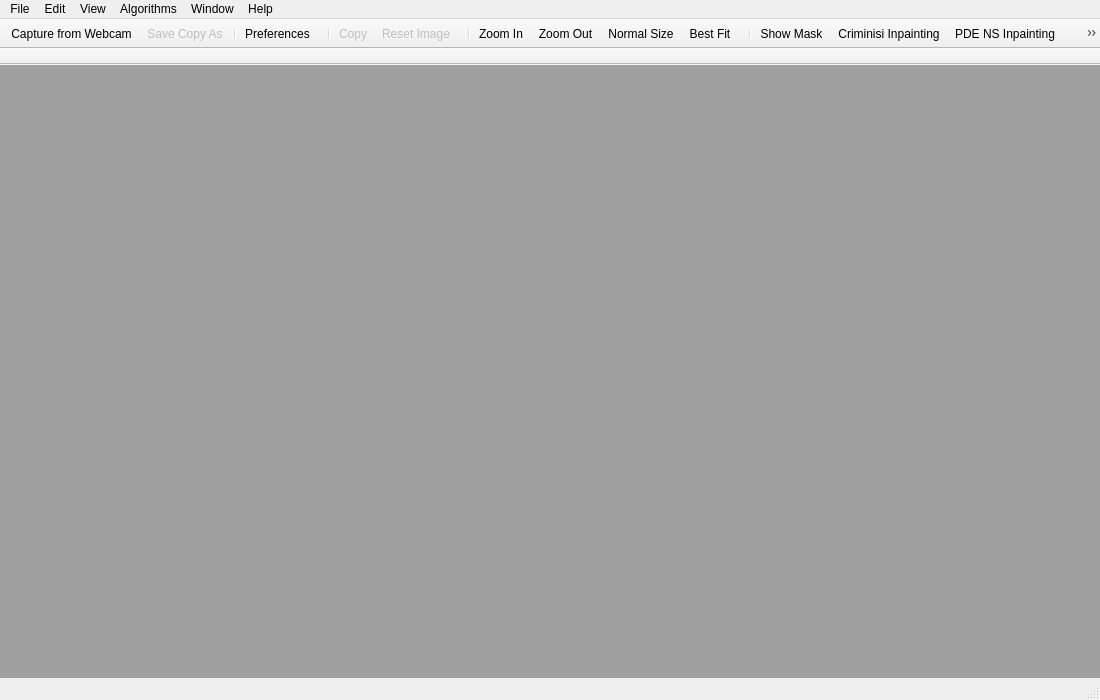
<?xml version="1.0" encoding="UTF-8"?>
<ui version="4.0">
 <author>Antonio Redondo. University Of Extremadura student, Spain.</author>
 <class>windowMain</class>
 <widget class="QMainWindow" name="windowMain">
  <property name="geometry">
   <rect>
    <x>0</x>
    <y>0</y>
    <width>1100</width>
    <height>700</height>
   </rect>
  </property>
  <property name="windowTitle">
   <string>Image Inpainting</string>
  </property>
  <property name="windowIcon">
   <iconset>
    <normaloff>icons/IFDicon.png</normaloff>icons/IFDicon.png</iconset>
  </property>
  <property name="iconSize">
   <size>
    <width>32</width>
    <height>32</height>
   </size>
  </property>
  <widget class="QWidget" name="centralwidget">
   <layout class="QVBoxLayout" name="verticalLayout">
    <property name="leftMargin">
     <number>0</number>
    </property>
    <property name="topMargin">
     <number>0</number>
    </property>
    <property name="rightMargin">
     <number>0</number>
    </property>
    <property name="bottomMargin">
     <number>0</number>
    </property>
    <item>
     <widget class="QMdiArea" name="uiMdiArea">
      <property name="activationOrder">
       <enum>QMdiArea::ActivationHistoryOrder</enum>
      </property>
     </widget>
    </item>
   </layout>
  </widget>
  <widget class="QMenuBar" name="menubar">
   <property name="geometry">
    <rect>
     <x>0</x>
     <y>0</y>
     <width>1100</width>
     <height>23</height>
    </rect>
   </property>
   <property name="nativeMenuBar">
    <bool>true</bool>
   </property>
   <widget class="QMenu" name="uiMenuFile">
    <property name="title">
     <string>File</string>
    </property>
    <addaction name="uiActionOpen"/>
    <addaction name="uiActionCaptureWebcam"/>
    <addaction name="uiActionSaveCopyAs"/>
    <addaction name="separator"/>
    <addaction name="uiActionPreferences"/>
    <addaction name="separator"/>
   </widget>
   <widget class="QMenu" name="uiMenuWindow">
    <property name="title">
     <string>Window</string>
    </property>
    <addaction name="uiActionTile"/>
    <addaction name="uiActionCascade"/>
    <addaction name="separator"/>
    <addaction name="uiActionNext"/>
    <addaction name="uiActionPrevious"/>
    <addaction name="separator"/>
    <addaction name="uiActionDuplicate"/>
    <addaction name="separator"/>
    <addaction name="uiActionClose"/>
    <addaction name="uiActionCloseAll"/>
   </widget>
   <widget class="QMenu" name="menuAbout">
    <property name="title">
     <string>Help</string>
    </property>
    <addaction name="uiActionWebsite"/>
    <addaction name="uiActionAbout"/>
   </widget>
   <widget class="QMenu" name="menuEdit">
    <property name="title">
     <string>Edit</string>
    </property>
    <addaction name="uiActionCopy"/>
    <addaction name="uiActionResetImage"/>
   </widget>
   <widget class="QMenu" name="menuFeatures">
    <property name="title">
     <string>Algorithms</string>
    </property>
    <addaction name="uiActionHe"/>
    <addaction name="uiActionCriminisi"/>
    <addaction name="uiActionNs"/>
    <addaction name="uiActionTelea"/>
    <addaction name="separator"/>
    <addaction name="uiActionDo4"/>
   </widget>
   <widget class="QMenu" name="menuView">
    <property name="title">
     <string>View</string>
    </property>
    <addaction name="uiActionStartupDialog"/>
    <addaction name="separator"/>
    <addaction name="uiActionZoomIn"/>
    <addaction name="uiActionZoomOut"/>
    <addaction name="uiActionZoomOriginal"/>
    <addaction name="uiActionZoomBestFit"/>
   </widget>
   <addaction name="uiMenuFile"/>
   <addaction name="menuEdit"/>
   <addaction name="menuView"/>
   <addaction name="menuFeatures"/>
   <addaction name="uiMenuWindow"/>
   <addaction name="menuAbout"/>
  </widget>
  <widget class="QStatusBar" name="uiStatusBar">
   <property name="styleSheet">
    <string notr="true">QStatusBar::item { border: 0px solid black };</string>
   </property>
  </widget>
  <widget class="QToolBar" name="uiToolBarFile">
   <property name="windowTitle">
    <string>File Toolbar</string>
   </property>
   <property name="movable">
    <bool>false</bool>
   </property>
   <property name="iconSize">
    <size>
     <width>48</width>
     <height>48</height>
    </size>
   </property>
   <property name="floatable">
    <bool>false</bool>
   </property>
   <attribute name="toolBarArea">
    <enum>TopToolBarArea</enum>
   </attribute>
   <attribute name="toolBarBreak">
    <bool>false</bool>
   </attribute>
   <addaction name="uiActionCaptureWebcam"/>
   <addaction name="uiActionSaveCopyAs"/>
   <addaction name="separator"/>
   <addaction name="uiActionPreferences"/>
  </widget>
  <widget class="QToolBar" name="uiToolBarEdit">
   <property name="windowTitle">
    <string>Edit Toolbar</string>
   </property>
   <property name="movable">
    <bool>false</bool>
   </property>
   <property name="iconSize">
    <size>
     <width>48</width>
     <height>48</height>
    </size>
   </property>
   <property name="floatable">
    <bool>false</bool>
   </property>
   <attribute name="toolBarArea">
    <enum>TopToolBarArea</enum>
   </attribute>
   <attribute name="toolBarBreak">
    <bool>false</bool>
   </attribute>
   <addaction name="separator"/>
   <addaction name="uiActionCopy"/>
   <addaction name="uiActionResetImage"/>
  </widget>
  <widget class="QToolBar" name="uiToolBarZoom">
   <property name="windowTitle">
    <string>Zoom Toolbar</string>
   </property>
   <property name="movable">
    <bool>false</bool>
   </property>
   <property name="iconSize">
    <size>
     <width>48</width>
     <height>48</height>
    </size>
   </property>
   <property name="floatable">
    <bool>false</bool>
   </property>
   <attribute name="toolBarArea">
    <enum>TopToolBarArea</enum>
   </attribute>
   <attribute name="toolBarBreak">
    <bool>false</bool>
   </attribute>
   <addaction name="separator"/>
   <addaction name="uiActionZoomIn"/>
   <addaction name="uiActionZoomOut"/>
   <addaction name="uiActionZoomOriginal"/>
   <addaction name="uiActionZoomBestFit"/>
  </widget>
  <widget class="QToolBar" name="uiToolBarAlgos">
   <property name="windowTitle">
    <string>Features Toolbar</string>
   </property>
   <property name="movable">
    <bool>false</bool>
   </property>
   <property name="iconSize">
    <size>
     <width>48</width>
     <height>48</height>
    </size>
   </property>
   <property name="floatable">
    <bool>false</bool>
   </property>
   <attribute name="toolBarArea">
    <enum>TopToolBarArea</enum>
   </attribute>
   <attribute name="toolBarBreak">
    <bool>false</bool>
   </attribute>
   <addaction name="separator"/>
   <addaction name="uiActionHe"/>
   <addaction name="uiActionCriminisi"/>
   <addaction name="uiActionNs"/>
   <addaction name="uiActionTelea"/>
   <addaction name="separator"/>
   <addaction name="uiActionDo4"/>
   <addaction name="uiActionFastRT"/>
  </widget>
  <widget class="QToolBar" name="uiToolBarParameters">
   <property name="enabled">
    <bool>false</bool>
   </property>
   <property name="sizePolicy">
    <sizepolicy hsizetype="Expanding" vsizetype="Minimum">
     <horstretch>0</horstretch>
     <verstretch>0</verstretch>
    </sizepolicy>
   </property>
   <property name="windowTitle">
    <string>Parameters Toolbar</string>
   </property>
   <property name="movable">
    <bool>false</bool>
   </property>
   <property name="allowedAreas">
    <set>Qt::BottomToolBarArea|Qt::TopToolBarArea</set>
   </property>
   <property name="floatable">
    <bool>false</bool>
   </property>
   <attribute name="toolBarArea">
    <enum>TopToolBarArea</enum>
   </attribute>
   <attribute name="toolBarBreak">
    <bool>true</bool>
   </attribute>
  </widget>
  <action name="uiActionOpen">
   <property name="icon">
    <iconset resource="../icon_src.qrc">
     <normaloff>:/icons/fileopen.svg</normaloff>:/icons/fileopen.svg</iconset>
   </property>
   <property name="text">
    <string>Open...</string>
   </property>
   <property name="shortcut">
    <string>Ctrl+O</string>
   </property>
   <property name="iconVisibleInMenu">
    <bool>true</bool>
   </property>
  </action>
  <action name="uiActionSaveCopyAs">
   <property name="enabled">
    <bool>false</bool>
   </property>
   <property name="icon">
    <iconset resource="../icon_src.qrc">
     <normaloff>:/icons/document-save.svg</normaloff>:/icons/document-save.svg</iconset>
   </property>
   <property name="text">
    <string>Save Copy As...</string>
   </property>
   <property name="shortcut">
    <string>Ctrl+S</string>
   </property>
  </action>
  <action name="uiActionWebsite">
   <property name="icon">
    <iconset resource="../icon_src.qrc">
     <normaloff>:/icons/go-home.svg</normaloff>:/icons/go-home.svg</iconset>
   </property>
   <property name="text">
    <string>OpenCV</string>
   </property>
   <property name="toolTip">
    <string>OpenCV</string>
   </property>
  </action>
  <action name="uiActionAbout">
   <property name="icon">
    <iconset resource="../icon_src.qrc">
     <normaloff>:/icons/help-about.svg</normaloff>:/icons/help-about.svg</iconset>
   </property>
   <property name="text">
    <string>About...</string>
   </property>
  </action>
  <action name="uiActionCaptureWebcam">
   <property name="icon">
    <iconset resource="../icon_src.qrc">
     <normaloff>:/icons/camera-video-symbolic.svg</normaloff>:/icons/camera-video-symbolic.svg</iconset>
   </property>
   <property name="text">
    <string>Capture from Webcam...</string>
   </property>
   <property name="iconVisibleInMenu">
    <bool>true</bool>
   </property>
  </action>
  <action name="uiActionPreferences">
   <property name="icon">
    <iconset resource="../icon_src.qrc">
     <normaloff>:/icons/configure-shortcuts.svg</normaloff>:/icons/configure-shortcuts.svg</iconset>
   </property>
   <property name="text">
    <string>Preferences...</string>
   </property>
   <property name="shortcut">
    <string>Ctrl+Shift+X</string>
   </property>
  </action>
  <action name="uiActionClose">
   <property name="text">
    <string>Close</string>
   </property>
   <property name="shortcut">
    <string>Ctrl+W</string>
   </property>
   <property name="iconVisibleInMenu">
    <bool>true</bool>
   </property>
  </action>
  <action name="uiActionCascade">
   <property name="text">
    <string>Cascade</string>
   </property>
   <property name="shortcut">
    <string>Ctrl+Shift+T</string>
   </property>
  </action>
  <action name="uiActionTile">
   <property name="text">
    <string>Tile</string>
   </property>
   <property name="shortcut">
    <string>Ctrl+T</string>
   </property>
  </action>
  <action name="uiActionDuplicate">
   <property name="text">
    <string>Duplicate</string>
   </property>
   <property name="shortcut">
    <string>Ctrl+D</string>
   </property>
  </action>
  <action name="uiActionCloseAll">
   <property name="text">
    <string>Close All</string>
   </property>
   <property name="toolTip">
    <string>Close</string>
   </property>
   <property name="shortcut">
    <string>Ctrl+Shift+W</string>
   </property>
  </action>
  <action name="uiActionNs">
   <property name="checkable">
    <bool>true</bool>
   </property>
   <property name="icon">
    <iconset resource="../icon_src.qrc">
     <normaloff>:/icons/Ns.png</normaloff>:/icons/Ns.png</iconset>
   </property>
   <property name="text">
    <string>PDE NS Inpainting</string>
   </property>
  </action>
  <action name="uiActionTelea">
   <property name="checkable">
    <bool>true</bool>
   </property>
   <property name="icon">
    <iconset resource="../icon_src.qrc">
     <normaloff>:/icons/Telea.png</normaloff>:/icons/Telea.png</iconset>
   </property>
   <property name="text">
    <string>PDE Telea Inpainting</string>
   </property>
  </action>
  <action name="uiActionCriminisi">
   <property name="checkable">
    <bool>true</bool>
   </property>
   <property name="icon">
    <iconset resource="../icon_src.qrc">
     <normaloff>:/icons/Criminisi.png</normaloff>:/icons/Criminisi.png</iconset>
   </property>
   <property name="text">
    <string>Criminisi Inpainting</string>
   </property>
  </action>
  <action name="uiActionHe">
   <property name="checkable">
    <bool>true</bool>
   </property>
   <property name="icon">
    <iconset resource="../icon_src.qrc">
     <normaloff>:/icons/He.png</normaloff>:/icons/He.png</iconset>
   </property>
   <property name="text">
    <string>Show Mask</string>
   </property>
  </action>
  <action name="uiActionZoomIn">
   <property name="icon">
    <iconset resource="../icon_src.qrc">
     <normaloff>:/icons/zoom-in.svg</normaloff>:/icons/zoom-in.svg</iconset>
   </property>
   <property name="text">
    <string>Zoom In</string>
   </property>
   <property name="shortcut">
    <string>Ctrl++</string>
   </property>
  </action>
  <action name="uiActionZoomOut">
   <property name="icon">
    <iconset resource="../icon_src.qrc">
     <normaloff>:/icons/zoom-out.svg</normaloff>:/icons/zoom-out.svg</iconset>
   </property>
   <property name="text">
    <string>Zoom Out</string>
   </property>
   <property name="shortcut">
    <string>Ctrl+-</string>
   </property>
  </action>
  <action name="uiActionZoomOriginal">
   <property name="icon">
    <iconset resource="../icon_src.qrc">
     <normaloff>:/icons/zoom-original.svg</normaloff>:/icons/zoom-original.svg</iconset>
   </property>
   <property name="text">
    <string>Normal Size</string>
   </property>
   <property name="shortcut">
    <string>2</string>
   </property>
  </action>
  <action name="uiActionZoomBestFit">
   <property name="icon">
    <iconset resource="../icon_src.qrc">
     <normaloff>:/icons/zoom-fit-best.svg</normaloff>:/icons/zoom-fit-best.svg</iconset>
   </property>
   <property name="text">
    <string>Best Fit</string>
   </property>
   <property name="shortcut">
    <string>1</string>
   </property>
  </action>
  <action name="uiActionCopy">
   <property name="enabled">
    <bool>false</bool>
   </property>
   <property name="icon">
    <iconset resource="../icon_src.qrc">
     <normaloff>:/icons/edit-copy.svg</normaloff>:/icons/edit-copy.svg</iconset>
   </property>
   <property name="text">
    <string>Copy</string>
   </property>
   <property name="shortcut">
    <string>Ctrl+C</string>
   </property>
  </action>
  <action name="uiActionNext">
   <property name="text">
    <string>Next</string>
   </property>
   <property name="shortcut">
    <string>Ctrl+Tab</string>
   </property>
  </action>
  <action name="uiActionPrevious">
   <property name="text">
    <string>Previous</string>
   </property>
   <property name="shortcut">
    <string>Ctrl+Shift+Backtab</string>
   </property>
  </action>
  <action name="uiActionResetImage">
   <property name="enabled">
    <bool>false</bool>
   </property>
   <property name="icon">
    <iconset resource="../icon_src.qrc">
     <normaloff>:/icons/edit-undo.svg</normaloff>:/icons/edit-undo.svg</iconset>
   </property>
   <property name="text">
    <string>Reset Image</string>
   </property>
   <property name="shortcut">
    <string>Ctrl+Z</string>
   </property>
  </action>
  <action name="uiActionStartupDialog">
   <property name="text">
    <string>Startup Dialog</string>
   </property>
   <property name="shortcut">
    <string>Ctrl+R</string>
   </property>
  </action>
  <action name="uiActionDo4">
   <property name="icon">
    <iconset resource="../icon_src.qrc">
     <normaloff>:/icons/Do4!.png</normaloff>:/icons/Do4!.png</iconset>
   </property>
   <property name="text">
    <string>Do4!</string>
   </property>
   <property name="shortcut">
    <string>Ctrl+A</string>
   </property>
  </action>
  <action name="uiActionFastRT">
   <property name="icon">
    <iconset>
     <normaloff>icons/FastRT.png</normaloff>icons/FastRT.png</iconset>
   </property>
   <property name="text">
    <string>FAST Features in Real Time</string>
   </property>
   <property name="shortcut">
    <string>Ctrl+R</string>
   </property>
   <property name="iconVisibleInMenu">
    <bool>true</bool>
   </property>
  </action>
 </widget>
 <resources>
  <include location="../icon_src.qrc"/>
 </resources>
 <connections/>
</ui>
